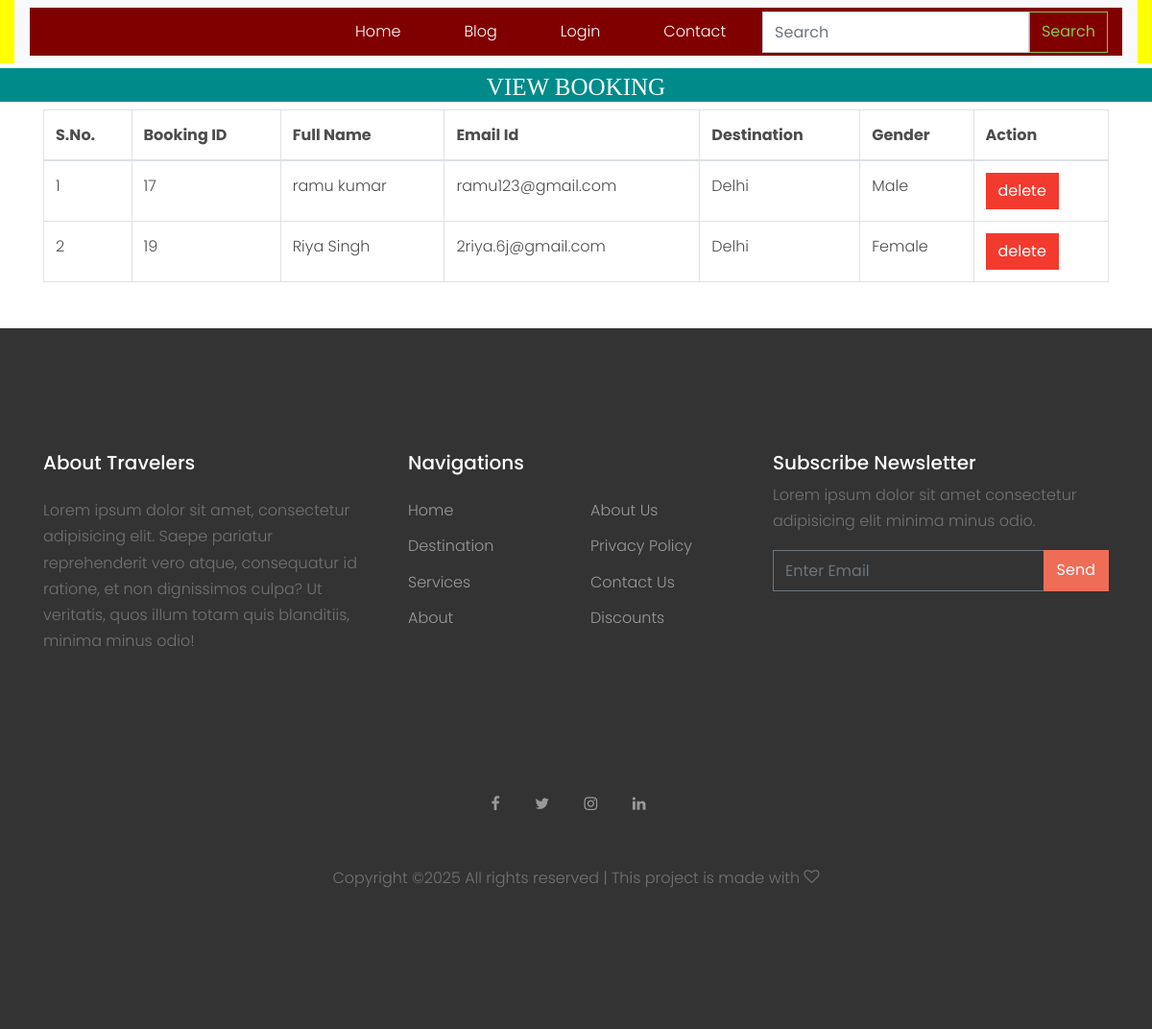
/view_booking/, run on the app's committed database.
### tour/models.py (models this page shows, shortened)
class Booking(models.Model):
    user = models.ForeignKey(User,on_delete=models.CASCADE,null=True)
    destination = models.ForeignKey(Destination,on_delete=models.CASCADE,null=True)
    Fname = models.CharField(max_length=30)
    Lname = models.CharField(max_length=30)
    Email = models.EmailField()
    gender = models.CharField(max_length=20,null=True)
    date = models.CharField(max_length=30,null=True)
    address = models.CharField(max_length=30,null=True)
    number = models.CharField(max_length=30,null=True)
    price = models.CharField(max_length=30,null=True)
    used_facility=models.CharField(max_length=30,null=True)

class Destination(models.Model):
    user = models.ForeignKey(User,on_delete=models.CASCADE,null=True)
    place = models.CharField(max_length=20)
    country = models.CharField(max_length=20)
    image = models.ImageField(null=True)
    image1 = models.ImageField(null=True)
    image2 = models.ImageField(null=True)
    image3 = models.ImageField(null=True)
    price_by_bus = models.CharField(max_length=20,null=True)
    price_by_Train = models.CharField(max_length=20, null=True)
    price_by_Flight = models.CharField(max_length=20, null=True)
    food_price = models.CharField(max_length=20, null=True)
    number_of_person = models.CharField(max_length=20, null=True)
    days = models.CharField(max_length=20, null=True)
    nights = models.CharField(max_length=20, null=True)
    description=models.CharField(max_length=200,null=True)
    def __str__(self):
        return self.place

### tour/views.py (the view)
# urls.py: path('view_booking/',views.view_booking,name='view_booking'),
def view_booking(request):
    c=Booking.objects.all()
    d={'c':c}
    return render(request,'view_booking.html',d)

### tour/templates/view_booking.html (shortened to what this page needs)
{% extends 'base.html' %}
{% load static %}
{% block body %}
<center>
      <h1 style="font-size:25px; background-color:darkcyan;height:35px;color:white;padding:5px;margin-top:5px;font-family : 'Monotype Corsiva" align="center"> VIEW BOOKING </h1>
</center>
<div class="container">
    <table class="table table-bordered" id="myTable">
  <thead>
  <tr>
  <th>S.No.</th>
    <th>Booking ID</th>
    <th>Full Name</th>
    <th>Email Id</th>
    <th>Destination</th>
    <th>Gender</th>
    <th>Action</th>
  </tr>
  </thead>
   <tbody>
    {% for i in c %}
  <tr>
<td>{{forloop.counter}}</td>
    <td>{{i.id}}</td>
    <td>{{i.Fname}} {{i.Lname}}</td>
      <td>{{i.Email}}</td>
      <td>{{i.destination}}</td>
      <td>{{i.gender}}</td>
    <td><a href="{% url 'admin_delete_booking' i.id %}" onclick="return confirm('Are you sure?')"><button class="btn btn-danger">delete</button></a></td>
  </tr>
    {% endfor %}
    </tbody>
</table>
</div>
{% endblock %}

### tour/static/css/style.css (style rules this page uses)
body { line-height: 1.7; color: #4d4d4d; font-weight: 300; font-size: 1rem; }
a { -webkit-transition: .3s all ease; -o-transition: .3s all ease; transition: .3s all ease; }
h1, h2, h3, h4, h5, .h1, .h2, .h3, .h4, .h5 { font-family: "Poppins", -apple-system, BlinkMacSystemFont, "Segoe UI", Roboto, "Helvetica Neue", Arial, sans-serif, "Apple Color Emoji", "Segoe UI Emoji", "Segoe UI Symbol", "Noto Color Emoji"; }
.btn { border-radius: 0; }

### data on the page
Booking: id "17", Fname "ramu", Lname "kumar", Email "ramu123@gmail.com", destination "Delhi", gender "Male"
Booking: id "19", Fname "Riya", Lname "Singh", Email "2riya.6j@gmail.com", destination "Delhi", gender "Female"
